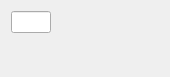
<?xml version="1.0" encoding="UTF-8"?>
<ui version="4.0">
 <class>LineEditIP</class>
 <widget class="QWidget" name="LineEditIP">
  <property name="geometry">
   <rect>
    <x>0</x>
    <y>0</y>
    <width>170</width>
    <height>77</height>
   </rect>
  </property>
  <property name="windowTitle">
   <string>Form</string>
  </property>
  <layout class="QVBoxLayout" name="verticalLayout_2">
   <item>
    <layout class="QVBoxLayout" name="verticalLayout">
     <property name="spacing">
      <number>6</number>
     </property>
     <property name="rightMargin">
      <number>0</number>
     </property>
     <item>
      <widget class="QLineEdit" name="lineEditIP">
       <property name="maximumSize">
        <size>
         <width>40</width>
         <height>16777215</height>
        </size>
       </property>
      </widget>
     </item>
     <item>
      <widget class="QLabel" name="mensajeErrorIP">
       <property name="text">
        <string/>
       </property>
      </widget>
     </item>
    </layout>
   </item>
  </layout>
 </widget>
 <resources/>
 <connections/>
</ui>
